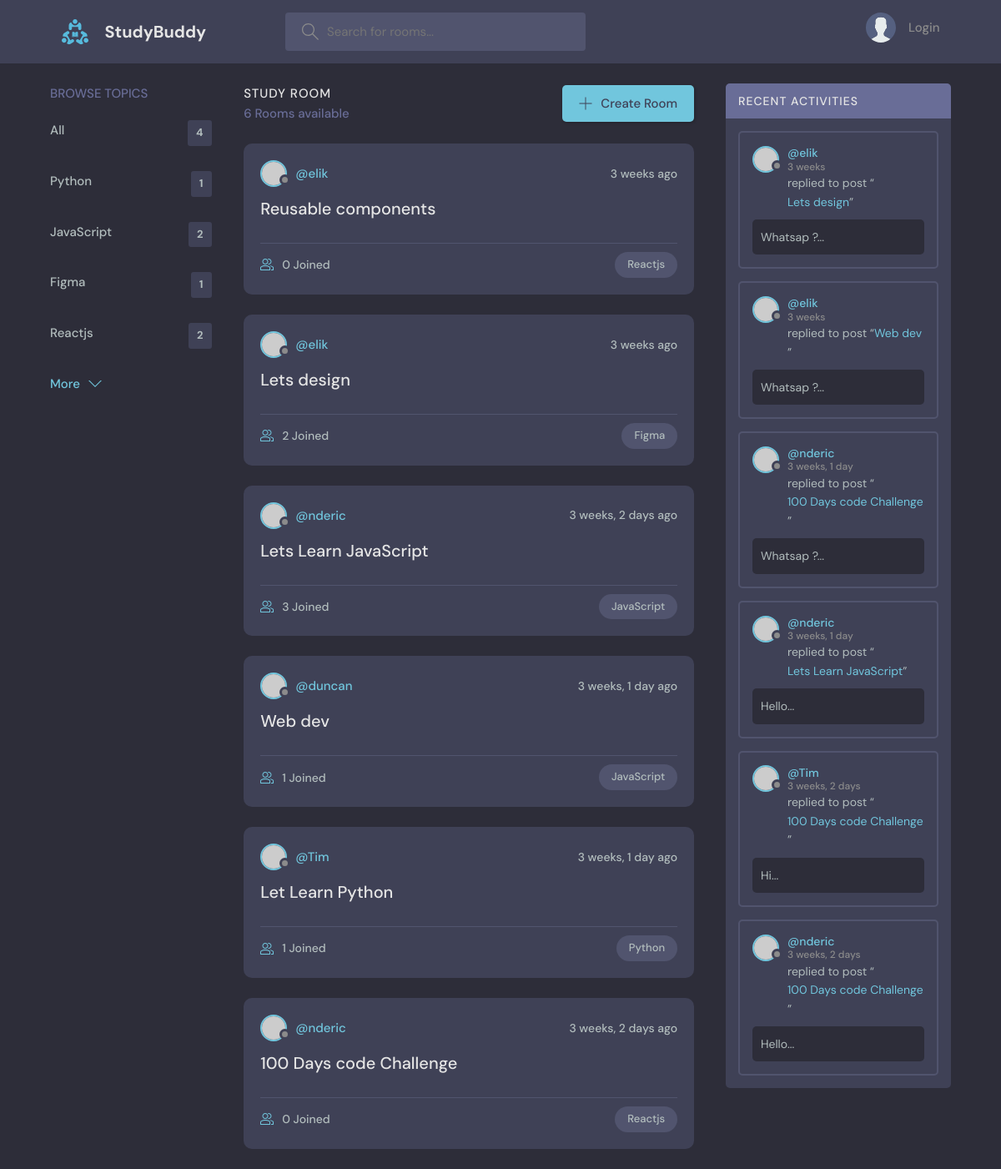
The app's page /, older data.
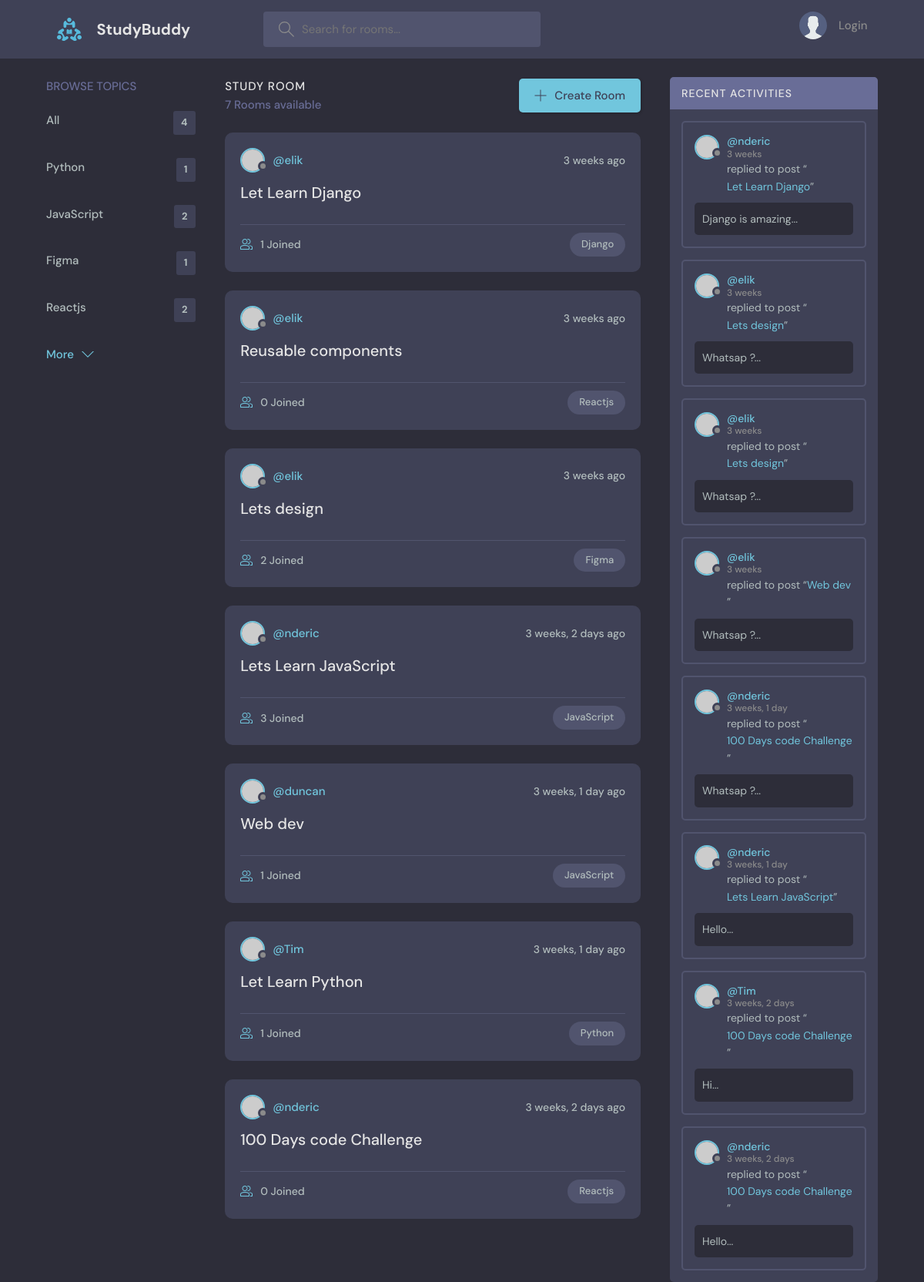
The same page, newer data.
### base/models.py (models this page shows, shortened)
class Topic(models.Model):
    name = models.CharField(max_length=200)

class Room(models.Model):
    host = models.ForeignKey(User, on_delete=models.SET_NULL, null=True)
    topic = models.ForeignKey(Topic, on_delete=models.SET_NULL, null=True)
    name = models.CharField(max_length=200)
    description = models.TextField(null=True, blank=True)
    participants = models.ManyToManyField(
        User, related_name='participants', blank=True)
    updated = models.DateTimeField(auto_now=True)
    created = models.DateTimeField(auto_now_add=True)
    class Meta:
        ordering = ['-updated', '-created']
    def __str__(self):
        return self.name

class Message(models.Model):
    user = models.ForeignKey(User, on_delete=models.CASCADE)
    room = models.ForeignKey(Room, on_delete=models.CASCADE)
    body = models.TextField()
    updated = models.DateTimeField(auto_now=True)
    created = models.DateTimeField(auto_now_add=True)
    def __str__(self):
        return self.body[0:50]

### base/views.py (the view)
# urls.py: path('', views.home, name="home"),
def home(request):
    q = request.GET.get('q') if request.GET.get('q') != None else ''
    rooms = Room.objects.filter(
        Q(topic__name__icontains=q) |
        Q(host__username__icontains=q) |
        Q(name__icontains=q) |
        Q(description__icontains=q)
    )
    room_count = rooms.count()
    topics = Topic.objects.all()[0:4]
    room_messages = Message.objects.filter(
        Q(room__topic__name__icontains=q)).order_by('-created')
    context = {'rooms': rooms, 'topics': topics,
               'room_count': room_count, 'room_messages': room_messages}
    return render(request, 'base/home.html', context)

### base/templates/base/home.html (shortened to what this page needs)
{% extends 'main.html' %} {% block content %}
<main class="layout layout--3">
  <div class="container">
    {% include 'base/topics_component.html' %}
    <div class="roomList">
      <div class="roomList__header">
        <div>
          <h2>Study Room</h2>
          <p>{{room_count}} Rooms available</p>
        </div>
        <a class="btn btn--main" href="{% url 'create-room' %}">
          <svg
            version="1.1"
            xmlns="http://www.w3.org/2000/svg"
            width="32"
            height="32"
            viewBox="0 0 32 32"
          >
            <title>add</title>
            <path
              d="M16.943 0.943h-1.885v14.115h-14.115v1.885h14.115v14.115h1.885v-14.115h14.115v-1.885h-14.115v-14.115z"
            ></path>
          </svg>
          Create Room
        </a>
      </div>
      {% include 'base/feeds_component.html' %}
    </div>
    {% include 'base/activity_component.html' %}
  </div>
</main>
{% endblock content %}

### base/templates/base/topics_component.html
<div class="topics">
  <div class="topics__header">
    <h2>Browse Topics</h2>
  </div>
  <ul class="topics__list">
    <li>
      <a href="{% url 'home' %}">All <span>{{topics.count}}</span></a>
    </li>
    {% for topic in topics %}
    <li>
      <a href="{% url 'home' %}?q={{topic.name}}"
        >{{ topic.name }} <span>{{topic.room_set.all.count}}</span></a
      >
    </li>
    {% endfor %}
  </ul>
  <a class="btn btn--link" href="{% url 'topics' %}">
    More
    <svg
      version="1.1"
      xmlns="http://www.w3.org/2000/svg"
      width="32"
      height="32"
      viewBox="0 0 32 32"
    >
      <title>chevron-down</title>
      <path d="M16 21l-13-13h-3l16 16 16-16h-3l-13 13z"></path>
    </svg>
  </a>
</div>

### base/templates/base/feeds_component.html (shortened to what this page needs)
{% for room in rooms %}
<div class="roomListRoom">
  <div class="roomListRoom__header">
    <a
      href="{% url 'user-profile' room.host.id %}"
      class="roomListRoom__author"
    >
      <div class="avatar avatar--small">
        <img src="https://randomuser.me/api/portraits/women/11.jpg" />
      </div>
      <span>@{{ room.host.username }}</span>
    </a>
    <div class="roomListRoom__actions">
      <span>{{room.created|timesince}} ago</span>
    </div>
  </div>
  <div class="roomListRoom__content">
    <a href="{% url 'room' room.id %}">{{ room.name }}</a>
  </div>
  <div class="roomListRoom__meta">
    <a href="{% url 'room' room.id %}" class="roomListRoom__joined">
      {{room.participants.all.count}} Joined
    </a>
    <p class="roomListRoom__topic">{{ room.topic.name }}</p>
  </div>
</div>
{% endfor %}

### base/templates/base/activity_component.html (shortened to what this page needs)
<div class="activities">
  <div class="activities__header">
    <h2>Recent Activities</h2>
  </div>
  {% for message in room_messages %}
  <div class="activities__box">
    <div class="activities__boxHeader roomListRoom__header">
      <a
        href="{% url 'user-profile' message.user.id %}"
        class="roomListRoom__author"
      >
        <div class="avatar avatar--small">
          <img src="https://randomuser.me/api/portraits/women/11.jpg" />
        </div>
        <p>
          @{{message.user.username}}
          <span>{{message.created|timesince}}</span>
        </p>
      </a>
    </div>
    <div class="activities__boxContent">
      <p>
        replied to post “<a href="{% url 'room' message.room.id %}"
          >{{message.room}}</a
        >”
      </p>
      <div class="activities__boxRoomContent">{{message}}...</div>
    </div>
  </div>
  {% endfor %}
</div>

Row changes from the older to the newer data that the page shows:
added Room: host.username "elik", created "3 weeks", name "Let Learn Django", participants.all.count "1", topic.name "Django"
added Message: user.username "nderic", created "3 weeks", room "Let Learn Django", body "Django is amazing"
added Message: user.username "elik", created "3 weeks", room "Lets design", body "Whatsap ?"
Text that changed along with them:
{{ room_count }}: "6" → "7"
